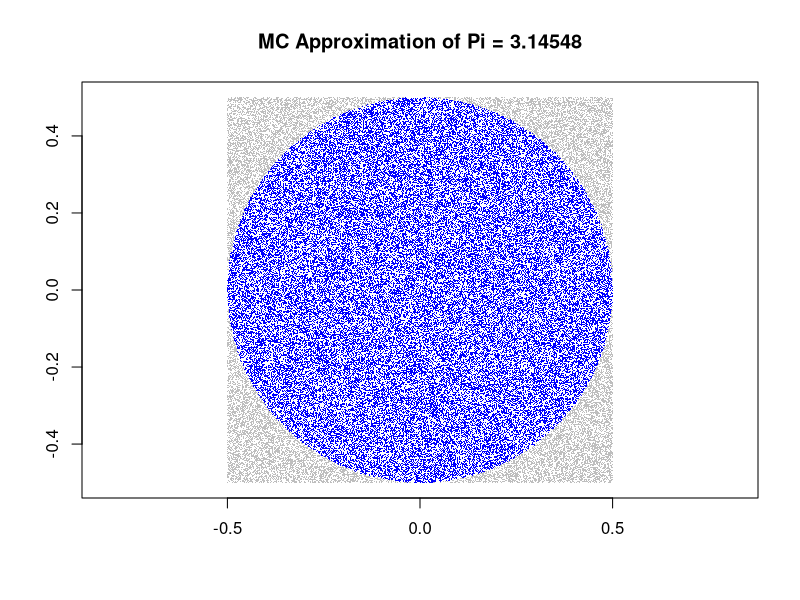

Recreate this plot in R.
runs <- 100000
#runif samples from a uniform distribution
xs <- runif(runs,min=-0.5,max=0.5)
ys <- runif(runs,min=-0.5,max=0.5)
in.circle <- xs^2 + ys^2 <= 0.5^2
mc.pi <- (sum(in.circle)/runs)*4
plot(xs,ys,pch='.',col=ifelse(in.circle,"blue","grey")
     ,xlab='',ylab='',asp=1,
     main=paste("MC Approximation of Pi =",mc.pi))
